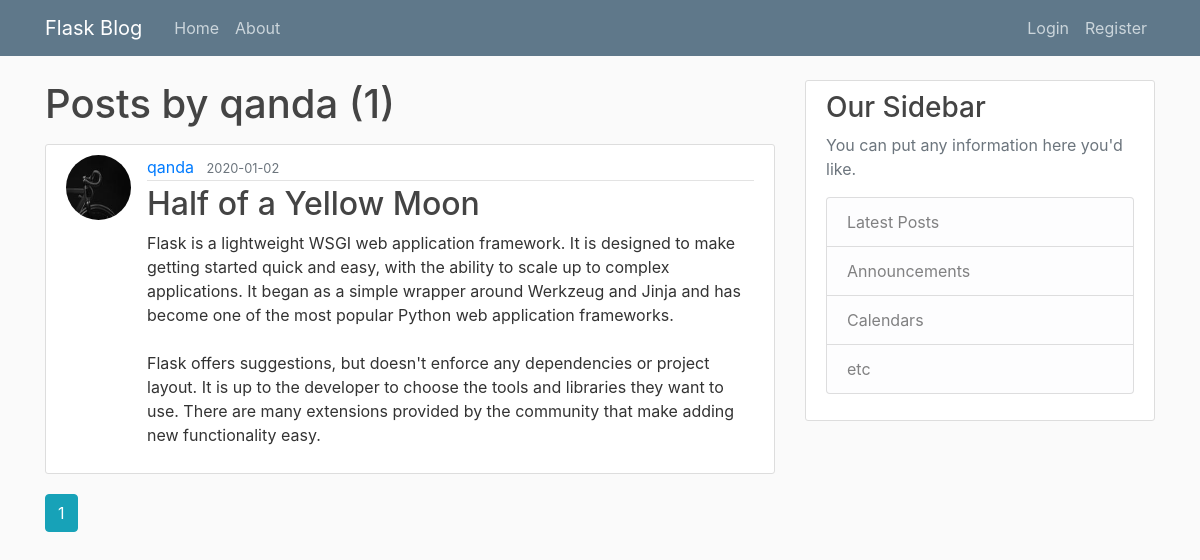
The app's page /user/qanda, older data.
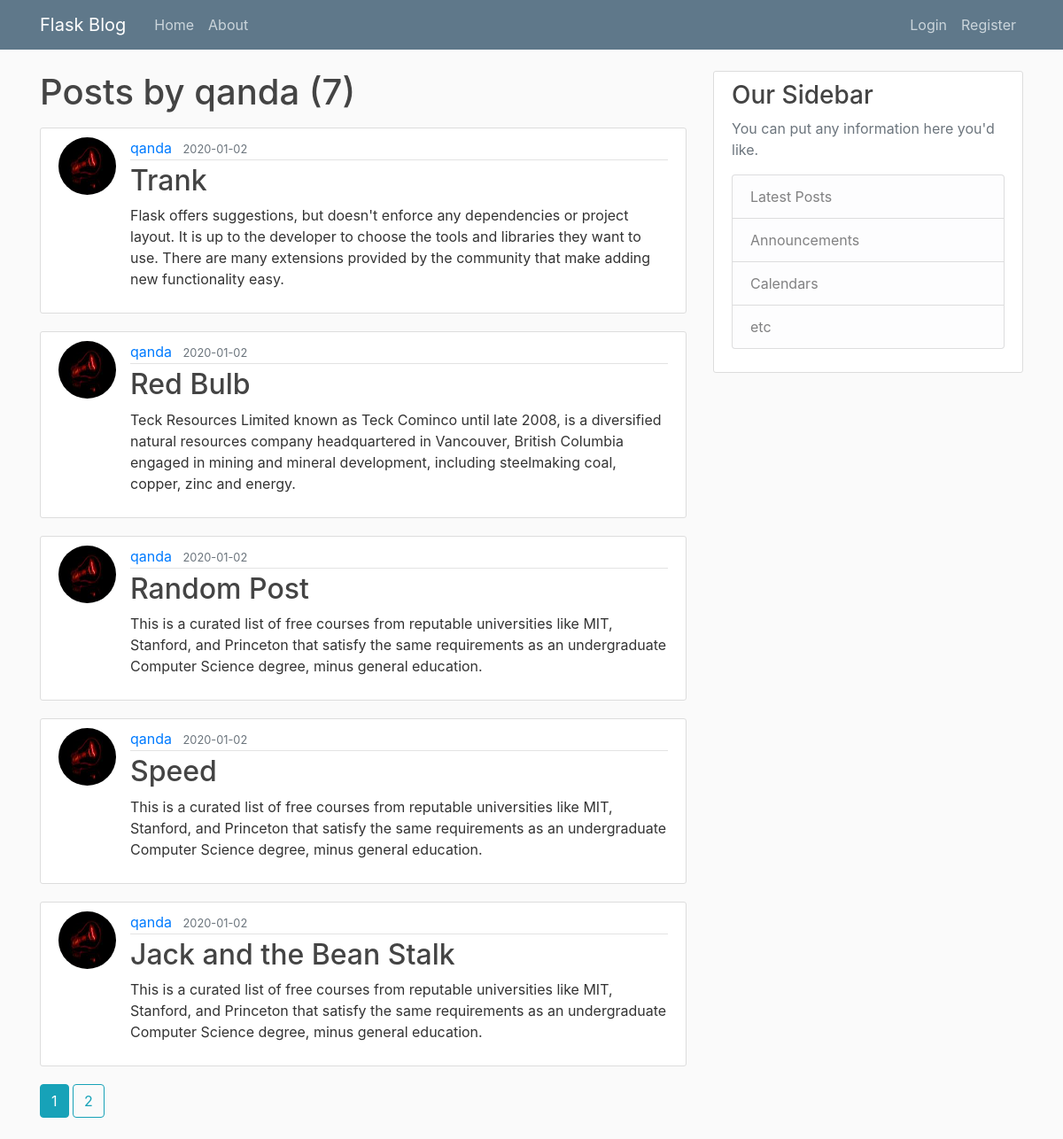
The same page, newer data.
### flaskblog/models.py (models this page shows, shortened)
class Post(db.Model):
    id = db.Column(db.Integer, primary_key=True)
    title = db.Column(db.String(100), nullable=False)
    date_posted = db.Column(db.DateTime, nullable=False,
                            default=datetime.utcnow)
    content = db.Column(db.Text, nullable=False)
    user_id = db.Column(db.Integer, db.ForeignKey('user.id'), nullable=False)

class User(db.Model, UserMixin):
    id = db.Column(db.Integer, primary_key=True)
    username = db.Column(db.String(20), unique=True, nullable=False)
    email = db.Column(db.String(120), unique=True, nullable=False)
    image_file = db.Column(db.String(20), nullable=False,
                           default='default.jpg')
    password = db.Column(db.String(60), nullable=False)
    posts = db.relationship('Post', backref='author', lazy=True)

### flaskblog/users/routes.py (the view)
@users.route('/user/<string:username>')
def user_posts(username):
    page = request.args.get('page', 1, type=int)
    user = User.query.filter_by(username=username).first_or_404()
    posts = Post.query.filter_by(author=user).order_by(
        Post.date_posted.desc()).paginate(page=page, per_page=5)
    return render_template('user_posts.html', posts=posts, user=user)

### flaskblog/templates/user_posts.html
{% extends "layout.html" %}
{% block content %}
<h1 class="mb-3">Posts by {{ user.username }} ({{ posts.total }})</h1>
{% for post in posts.items %}
<article class="media content-section">
    <img class="rounded-circle article-img"
        src="{{ url_for('static', filename='profile_pics/' + post.author.image_file) }}">
    <div class="media-body">
        <div class="article-metadata">
            <a class="mr-2"
                href="{{ url_for('users.user_posts', username=post.author.username) }}">{{ post.author.username }}</a>
            <small class="text-muted">{{ post.date_posted.strftime('%Y-%m-%d') }}</small>
        </div>
        <h2><a class="article-title" href="{{ url_for('posts.post', post_id=post.id) }}">{{ post.title }}</a></h2>
        <p class="article-content">{{ post.content }}</p>
    </div>
</article>
{% endfor %}
{% for page_num in posts.iter_pages(left_edge=1, right_edge=1, left_current=1, right_current=2) %}
{% if page_num %}
{% if posts.page == page_num %}
<a class="btn btn-info mb-4"
    href="{{ url_for('users.user_posts', username=user.username, page=page_num) }}">{{ page_num }}</a>
{% else %}
<a class="btn btn-outline-info mb-4"
    href="{{ url_for('users.user_posts', username=user.username, page=page_num) }}">{{ page_num }}</a>
{% endif %}
{% else %}
...
{% endif %}
{% endfor %}
{% endblock content %}

Row changes from the older to the newer data that the page shows:
no longer on this page (row edited): Post: image_file (placeholder picture), author.username "qanda", date_posted "2020-01-02", title "Half of a Yellow Moon", content "Flask is a lightweight WSGI web application framework. It is designed to make getting started quick and easy, with the ability to scale up to complex applications. It began as a simple wrapper around Werkzeug and Jinja and has become one of the most popular Python web application frameworks. Flask offers suggestions, but doesn't enforce any dependencies or project layout. It is up to the developer to choose the tools and libraries they want to use. There are many extensions provided by the community that make adding new functionality easy."
added Post: image_file (picture), author.username "qanda", date_posted "2020-01-02", title "Trank", content "Flask offers suggestions, but doesn't enforce any dependencies or project layout. It is up to the developer to choose the tools and libraries they want to use. There are many extensions provided by the community that make adding new functionality easy."
added Post: image_file (picture), author.username "qanda", date_posted "2020-01-02", title "Red Bulb", content "Teck Resources Limited known as Teck Cominco until late 2008, is a diversified natural resources company headquartered in Vancouver, British Columbia engaged in mining and mineral development, including steelmaking coal, copper, zinc and energy."
added Post: image_file (picture), author.username "qanda", date_posted "2020-01-02", title "Random Post", content "This is a curated list of free courses from reputable universities like MIT, Stanford, and Princeton that satisfy the same requirements as an undergraduate Computer Science degree, minus general education."
added Post: image_file (picture), author.username "qanda", date_posted "2020-01-02", title "Speed", content "This is a curated list of free courses from reputable universities like MIT, Stanford, and Princeton that satisfy the same requirements as an undergraduate Computer Science degree, minus general education."
added Post: image_file (picture), author.username "qanda", date_posted "2020-01-02", title "Jack and the Bean Stalk", content "This is a curated list of free courses from reputable universities like MIT, Stanford, and Princeton that satisfy the same requirements as an undergraduate Computer Science degree, minus general education."
Text that changed along with them:
{{ posts.total }}: "1" → "7"
new list line: "2"
